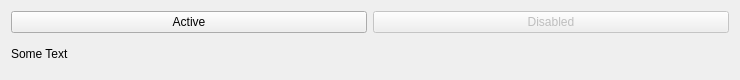
<?xml version="1.0" encoding="UTF-8"?>
<ui version="4.0">
 <class>Widget</class>
 <widget class="QWidget" name="Widget">
  <property name="geometry">
   <rect>
    <x>0</x>
    <y>0</y>
    <width>740</width>
    <height>80</height>
   </rect>
  </property>
  <property name="windowTitle">
   <string>Widget</string>
  </property>
  <layout class="QVBoxLayout" name="verticalLayout">
   <item>
    <layout class="QHBoxLayout" name="horizontalLayout">
     <item>
      <widget class="QPushButton" name="activeButton">
       <property name="text">
        <string>Active</string>
       </property>
      </widget>
     </item>
     <item>
      <widget class="QPushButton" name="disabledButton">
       <property name="enabled">
        <bool>false</bool>
       </property>
       <property name="text">
        <string>Disabled</string>
       </property>
      </widget>
     </item>
    </layout>
   </item>
   <item>
    <widget class="QLabel" name="label">
     <property name="text">
      <string>Some Text</string>
     </property>
    </widget>
   </item>
  </layout>
 </widget>
 <resources/>
 <connections/>
</ui>
